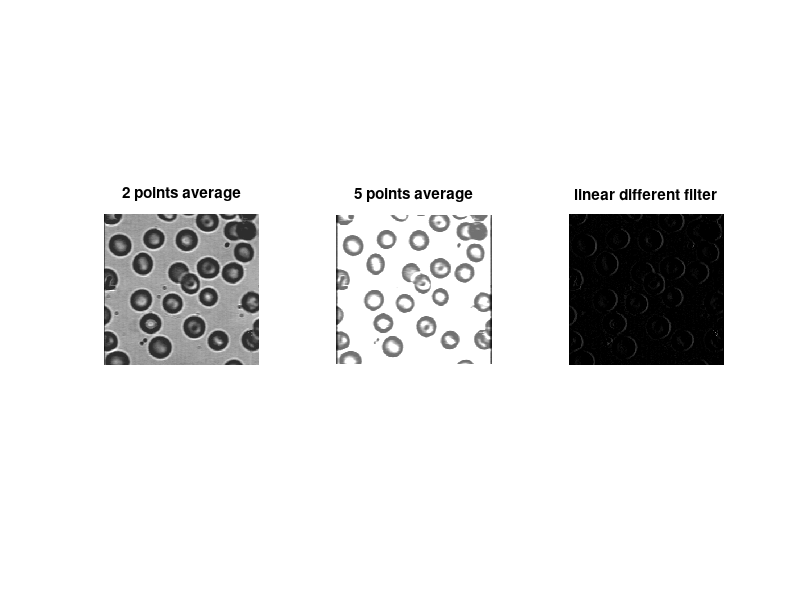

Write the MATLAB code that produced this figure.
clear;
 clc;
load('blood.mat', 'B');
 % h=[1/10 1/10]; %10 point-moving average
 h=[0.5,0.5]; % 2 point-moving average

 subplot(1, 3, 1);
 y =conv2(B,h);
 imshow(y,[0 255]);
 title("2 points average");

 subplot(1, 3, 2);
 h = 0.5 * ones(1, 5);
 y = conv2(B, h);
 imshow(y, [0, 255]);
 title("5 points average");

 subplot(1, 3, 3);
 h = 0.5 * ones(1, 10);
 y = conv2(B, h);
 imshow(y, [0, 255]);
 title("10 points average");

 %% linear different
 clear;
 clc;
 load('blood.mat');
 h=[1,-1];
 y =conv2(B,h);
 imshow(y,[0 255]);
 title("linear different filter");
